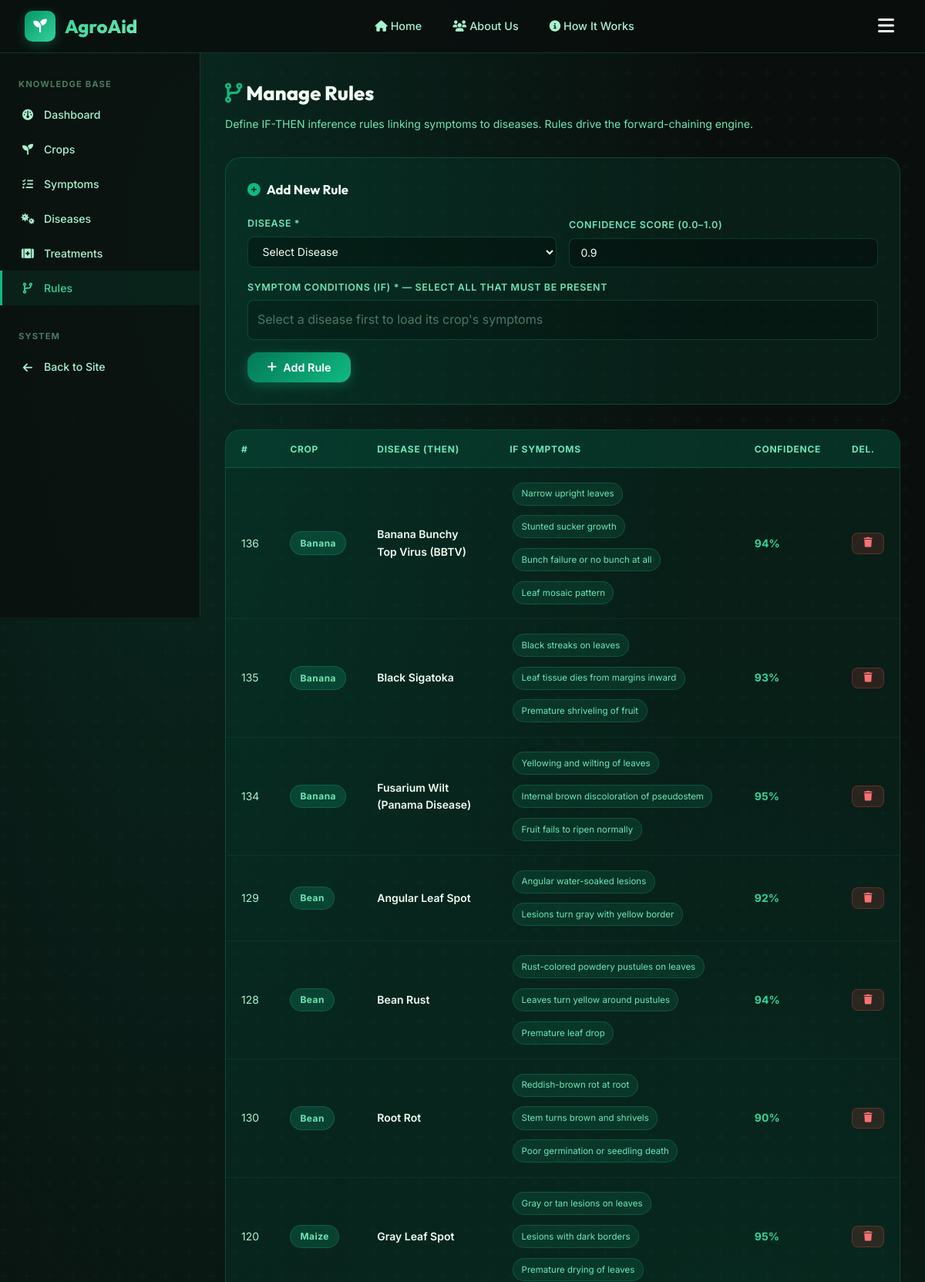
/admin/rules (signed in, upper part), run on the app's committed database.
### tables this page shows
CREATE TABLE rules (
            id INTEGER PRIMARY KEY AUTOINCREMENT,
            disease_id INTEGER NOT NULL,
            confidence_score REAL DEFAULT 1.0,
            FOREIGN KEY (disease_id) REFERENCES diseases(id) ON DELETE CASCADE
        );

CREATE TABLE crops (
            id INTEGER PRIMARY KEY AUTOINCREMENT,
            name TEXT NOT NULL UNIQUE,
            description TEXT,
            icon TEXT DEFAULT 'fa-seedling'
        );

CREATE TABLE diseases (
            id INTEGER PRIMARY KEY AUTOINCREMENT,
            crop_id INTEGER NOT NULL,
            name TEXT NOT NULL,
            description TEXT,
            severity TEXT DEFAULT 'Moderate',
            FOREIGN KEY (crop_id) REFERENCES crops(id) ON DELETE CASCADE
        );

CREATE TABLE symptoms (
            id INTEGER PRIMARY KEY AUTOINCREMENT,
            crop_id INTEGER NOT NULL,
            name TEXT NOT NULL,
            description TEXT,
            FOREIGN KEY (crop_id) REFERENCES crops(id) ON DELETE CASCADE
        );

### app.py (the view, shortened to what this page needs)
@app.route('/admin/rules', methods=['GET', 'POST'])
@login_required
def admin_rules():
    rules = db.get_all_rules()
    diseases = db.get_all_diseases()
    symptoms = db.get_all_symptoms()
    rules_with_symptoms = []
    for rule in rules:
        rule_sym_names = db.get_rule_symptoms(rule['id'])
        rules_with_symptoms.append({**dict(rule), 'symptom_names': rule_sym_names})
    return render_template('admin/rules.html',
                           rules=rules_with_symptoms,
                           diseases=diseases,
                           symptoms=symptoms)

### app.py (called while the page is built)
def login_required(f):
    @wraps(f)
    def decorated_function(*args, **kwargs):
        if not session.get('logged_in'):
            flash('Please log in to access the admin panel.', 'warning')
            return redirect(url_for('login', next=request.url))
        return f(*args, **kwargs)
    return decorated_function

### database.py (called while the page is built)
def get_db():
    conn = sqlite3.connect(DB_PATH)
    conn.row_factory = sqlite3.Row
    conn.execute("PRAGMA foreign_keys = ON")
    return conn

def get_all_symptoms():
    conn = get_db()
    rows = conn.execute('''
        SELECT s.*, c.name as crop_name
        FROM symptoms s JOIN crops c ON s.crop_id=c.id
        ORDER BY c.name, s.name
    ''').fetchall()
    conn.close()
    return rows

def get_all_diseases():
    conn = get_db()
    rows = conn.execute('''
        SELECT d.*, c.name as crop_name
        FROM diseases d JOIN crops c ON d.crop_id=c.id
        ORDER BY c.name, d.name
    ''').fetchall()
    conn.close()
    return rows

def get_all_rules():
    conn = get_db()
    rows = conn.execute('''
        SELECT r.id, r.confidence_score, d.name as disease_name, c.name as crop_name
        FROM rules r
        JOIN diseases d ON r.disease_id=d.id
        JOIN crops c ON d.crop_id=c.id
        ORDER BY c.name, d.name
    ''').fetchall()
    conn.close()
    return rows

def get_rule_symptoms(rule_id):
    conn = get_db()
    rows = conn.execute('''
        SELECT s.name FROM rule_symptoms rs
        JOIN symptoms s ON rs.symptom_id=s.id
        WHERE rs.rule_id=?
    ''', (rule_id,)).fetchall()
    conn.close()
    return [r['name'] for r in rows]

### templates/admin/rules.html (shortened to what this page needs)
{% extends "base.html" %}
{% block content %}
<div class="admin-layout">
  <aside class="admin-sidebar">
    <p class="admin-sidebar-title">Knowledge Base</p>
    <ul class="admin-nav">
      <li><a href="{{ url_for('admin_dashboard') }}"><i class="fa-solid fa-gauge"></i> Dashboard</a></li>
      <li><a href="{{ url_for('admin_crops') }}"><i class="fa-solid fa-seedling"></i> Crops</a></li>
      <li><a href="{{ url_for('admin_symptoms') }}"><i class="fa-solid fa-list-check"></i> Symptoms</a></li>
      <li><a href="{{ url_for('admin_diseases') }}"><i class="fa-solid fa-viruses"></i> Diseases</a></li>
      <li><a href="{{ url_for('admin_treatments') }}"><i class="fa-solid fa-kit-medical"></i> Treatments</a></li>
      <li><a href="{{ url_for('admin_rules') }}" class="active"><i class="fa-solid fa-code-branch"></i> Rules</a></li>
    </ul>
    <p class="admin-sidebar-title">System</p>
    <ul class="admin-nav">
      <li><a href="{{ url_for('index') }}"><i class="fa-solid fa-arrow-left"></i> Back to Site</a></li>
    </ul>
  </aside>
  <main class="admin-content">
    <h1 class="admin-page-title"><i class="fa-solid fa-code-branch" style="color:var(--green-500)"></i> Manage Rules</h1>
    <p class="admin-page-subtitle">Define IF-THEN inference rules linking symptoms to diseases. Rules drive the forward-chaining engine.</p>
    <div class="add-form-card">
      <div class="form-title"><i class="fa-solid fa-plus-circle"></i> Add New Rule</div>
      <form method="POST">
        <div class="form-grid">
          <div class="form-group">
            <label>Disease *</label>
            <select name="disease_id" id="admin-disease-select" class="form-control" required>
              <option value="">Select Disease</option>
            </select>
          </div>
          <div class="form-group">
            <label>Confidence Score (0.0–1.0)</label>
            <input type="number" name="confidence_score" class="form-control" value="0.9" min="0.1" max="1.0" step="0.05">
          </div>
        </div>
        <div class="form-group mt-2">
          <label>Symptom Conditions (IF) * — select all that must be present</label>
          <div class="checkbox-group" id="admin-symptom-checkboxes">
            <span style="color:var(--text-dim)">Select a disease first to load its crop's symptoms</span>
          </div>
        </div>
        <div class="mt-2">
          <button type="submit" class="btn btn-primary"><i class="fa-solid fa-plus"></i> Add Rule</button>
        </div>
      </form>
    </div>
    <div class="table-wrapper">
      <table>
        <thead>
          <tr><th>#</th><th>Crop</th><th>Disease (THEN)</th><th>IF Symptoms</th><th>Confidence</th><th>Del.</th></tr>
        </thead>
        <tbody>
          {% for rule in rules %}
          <tr>
            <td>{{ rule.id }}</td>
            <td><span class="badge badge-low">{{ rule.crop_name }}</span></td>
            <td><strong>{{ rule.disease_name }}</strong></td>
            <td>
              <div style="display:flex;flex-wrap:wrap;gap:0.3rem">
                {% for sym in rule.symptom_names %}
                  <span class="selected-symptom-tag" style="font-size:0.72rem">{{ sym }}</span>
                {% else %}
                  <span style="color:var(--text-dim);font-size:0.8rem">No conditions</span>
                {% endfor %}
              </div>
            </td>
            <td>
              <span style="color:var(--green-400);font-weight:700">{{ (rule.confidence_score * 100)|int }}%</span>
            </td>
            <td>
              <form method="POST" onsubmit="return confirm('Delete this rule?')" style="display:inline">
                <button type="submit" class="btn btn-danger btn-sm"><i class="fa-solid fa-trash"></i></button>
              </form>
            </td>
          </tr>
          {% else %}
          <tr><td colspan="6" class="text-center text-muted">No rules yet.</td></tr>
          {% endfor %}
        </tbody>
      </table>
    </div>
  </main>
</div>
{% endblock %}

### data on the page
rules: id "136", crop_name "Banana", disease_name "Banana Bunchy Top Virus (BBTV)", (rule.confidence_score*100)|int "94"
symptoms: name "Narrow upright leaves"
symptoms: name "Stunted sucker growth"
symptoms: name "Bunch failure or no bunch at all"
symptoms: name "Leaf mosaic pattern"
rules: id "135", crop_name "Banana", disease_name "Black Sigatoka", (rule.confidence_score*100)|int "93"
symptoms: name "Black streaks on leaves"
symptoms: name "Leaf tissue dies from margins inward"
symptoms: name "Premature shriveling of fruit"
rules: id "134", crop_name "Banana", disease_name "Fusarium Wilt (Panama Disease)", (rule.confidence_score*100)|int "95"
symptoms: name "Yellowing and wilting of leaves"
symptoms: name "Internal brown discoloration of pseudostem"
symptoms: name "Fruit fails to ripen normally"
rules: id "129", crop_name "Bean", disease_name "Angular Leaf Spot", (rule.confidence_score*100)|int "92"
symptoms: name "Angular water-soaked lesions"
symptoms: name "Lesions turn gray with yellow border"
rules: id "128", crop_name "Bean", disease_name "Bean Rust", (rule.confidence_score*100)|int "94"
symptoms: name "Rust-colored powdery pustules on leaves"
symptoms: name "Leaves turn yellow around pustules"
symptoms: name "Premature leaf drop"
rules: id "130", crop_name "Bean", disease_name "Root Rot", (rule.confidence_score*100)|int "90"
symptoms: name "Reddish-brown rot at root"
symptoms: name "Stem turns brown and shrivels"
symptoms: name "Poor germination or seedling death"
rules: id "120", crop_name "Maize", disease_name "Gray Leaf Spot", (rule.confidence_score*100)|int "95"
symptoms: name "Gray or tan lesions on leaves"
symptoms: name "Lesions with dark borders"
symptoms: name "Premature drying of leaves"
